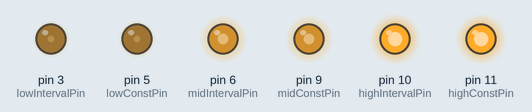
This sketch was run on a simulated Arduino Uno, built with avr-gcc and run on an emulated ATmega328P. Shown: output pins drawn as LEDs (lit = HIGH).

Above: at 0.1 s.
Timing chart, 0 to 1.6 s (numbered marks = the images above):
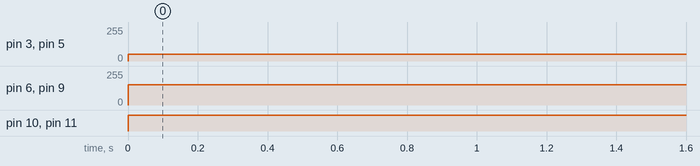

The sketch:

mongo_electroculture_treatments.ino
```cpp
const int highConstPin = 11;
const int highIntervalPin = 10;
const int midConstPin = 9;
const int midIntervalPin = 6;
const int lowConstPin = 5;
const int lowIntervalPin = 3;

void setup() {
  Serial.begin(9600);

  pinMode(highConstPin, OUTPUT);
  pinMode(highIntervalPin, OUTPUT);
  pinMode(midConstPin, OUTPUT);
  pinMode(midIntervalPin, OUTPUT);
  pinMode(lowConstPin, OUTPUT);
  pinMode(lowIntervalPin, OUTPUT);
}

void loop() {
// Consistent Treatments
  analogWrite(highConstPin, map(5, 0, 5, 0, 255));
  analogWrite(midConstPin, map(3, 0, 5, 0, 255));
  analogWrite(lowConstPin, map(1, 0, 5, 0, 255));

// Interval Treatments
  // Turn on current for 5 minutes
  analogWrite(highIntervalPin, map(5, 0, 5, 0, 255));
  analogWrite(midIntervalPin, map(3, 0, 5, 0, 255));
  analogWrite(lowIntervalPin, map(1, 0, 5, 0, 255));
  delay(300000);

  // Turn off current for 25 minutes
  analogWrite(highIntervalPin, 0);
  analogWrite(midIntervalPin, 0);
  analogWrite(lowIntervalPin, 0);
  delay(3600000);
}
```

Measured:
- by itself, pin 3 (lowIntervalPin), pin 5 (lowConstPin): 0/255 → 51/255 at 0.00 s
- by itself, pin 6 (midIntervalPin), pin 9 (midConstPin): 0/255 → 153/255 at 0.00 s
- by itself, pin 10 (highIntervalPin), pin 11 (highConstPin): LOW → HIGH at 0.00 s
